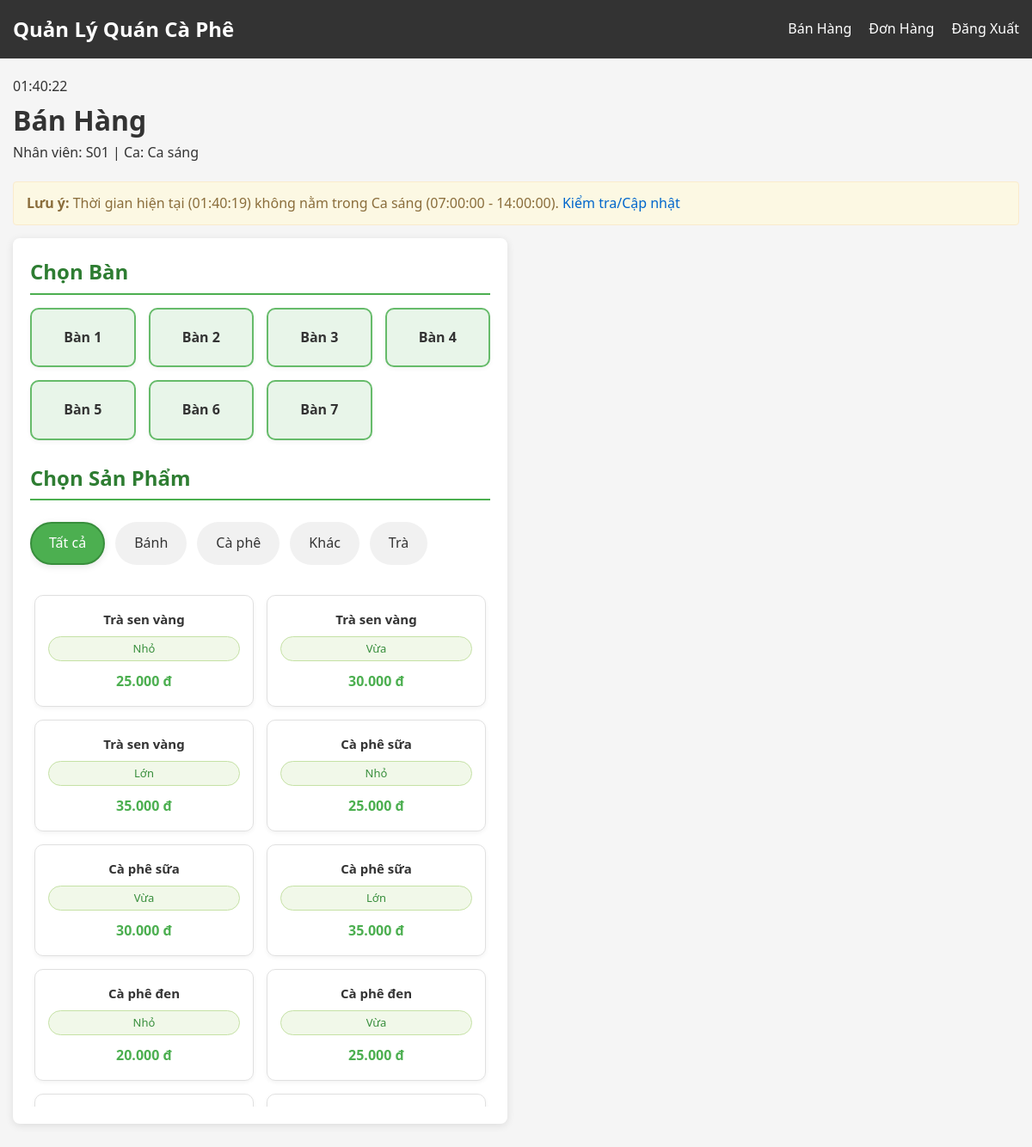
/staff/pos.php (signed in), run on the app's committed database.
### tables this page shows
CREATE TABLE `shifts` (
  `shift_id` int(11) NOT NULL,
  `shift_name` varchar(20) NOT NULL,
  `start_time` time NOT NULL,
  `end_time` time NOT NULL
);

CREATE TABLE `tables` (
  `table_id` varchar(10) NOT NULL,
  `table_name` varchar(50) NOT NULL
);

CREATE TABLE `categories` (
  `category_id` int(11) NOT NULL,
  `category_name` varchar(100) NOT NULL,
  `status` enum('Hoạt động','Không hoạt động') DEFAULT 'Hoạt động'
);

CREATE TABLE `products` (
  `product_id` int(11) NOT NULL,
  `product_name` varchar(100) NOT NULL,
  `category_id` int(11) NOT NULL,
  `size` enum('Nhỏ','Vừa','Lớn') NOT NULL,
  `price` decimal(10,2) NOT NULL,
  `status` enum('Hoạt động','Ngừng bán') DEFAULT 'Hoạt động'
);

### config/functions.php (called while the page is built, shortened)
<?php
function getCurrentShift($conn) {
    $current_time = date('H:i:s');
    $query = "SELECT shift_id FROM Shifts WHERE ? BETWEEN start_time AND end_time";
    $stmt = $conn->prepare($query);
    $stmt->bind_param("s", $current_time);
    $stmt->execute();
    $result = $stmt->get_result();
    return 1;
}
function formatCurrency($amount) {
    return number_format($amount, 0, ',', '.') . ' đ';
}
?>

### staff/pos.php (the view, shortened to what this page needs)
<?php
require_once '../config/db.php';
require_once '../config/functions.php';
$current_shift = getCurrentShift($conn);
$shift_warning = '';
$shift_query = "SELECT * FROM Shifts WHERE shift_id = ?";
$shift_stmt = $conn->prepare($shift_query);
$shift_stmt->bind_param("i", $current_shift);
$shift_stmt->execute();
$shift_result = $shift_stmt->get_result();
if ($shift_result->num_rows == 0) {
    $current_shift = 1;
    $shift_warning = '<div class="alert alert-warning">
        <strong>Lưu ý:</strong> Đang sử dụng ca mặc định (Ca sáng).
        Kiểm tra cài đặt ca làm việc <a href="../add_shifts.php">tại đây</a>.
    </div>';
} else {
    $current_time = date('H:i:s');
    $shift_data = $shift_result->fetch_assoc();
    if ($current_time < $shift_data['start_time'] || $current_time > $shift_data['end_time']) {
        $shift_warning = '<div class="alert alert-warning">
            <strong>Lưu ý:</strong> Thời gian hiện tại (' . $current_time . ') không nằm trong
            ' . $shift_data['shift_name'] . ' (' . $shift_data['start_time'] . ' - ' . $shift_data['end_time'] . ').
            <a href="../update_shift_function.php">Kiểm tra/Cập nhật</a>
        </div>';
    }
}
$tables_query = "SELECT * FROM Tables ORDER BY table_name";
$tables_result = $conn->query($tables_query);
$categories_query = "SELECT * FROM Categories WHERE status = 'Hoạt động' ORDER BY category_name";
$categories_result = $conn->query($categories_query);
$products_query = "SELECT p.*, c.category_name FROM Products p
                  JOIN Categories c ON p.category_id = c.category_id
                  WHERE p.status = 'Hoạt động'
                  ORDER BY p.category_id, p.product_name, p.size";
$products_result = $conn->query($products_query);
?>
<!DOCTYPE html>
<html lang="vi">
<head>
    <link rel="stylesheet" href="../assets/css/style.css">
</head>
<body>
    <nav class="navbar">
        <div class="container">
            <a href="pos.php" class="navbar-brand">Quản Lý Quán Cà Phê</a>
            <ul class="navbar-nav">
                <li class="nav-item">
                    <a href="pos.php" class="nav-link">Bán Hàng</a>
                </li>
                <li class="nav-item">
                    <a href="orders.php" class="nav-link">Đơn Hàng</a>
                </li>
                <li class="nav-item">
                    <a href="../logout.php" class="nav-link">Đăng Xuất</a>
                </li>
            </ul>
        </div>
    </nav>
    <div class="container">
        <div class="dashboard">
            <div class="dashboard-header">
                <div id="clock"></div>
                <h1>Bán Hàng</h1>
                <p>Nhân viên: <?php echo $_SESSION['username']; ?> | Ca: <?php echo $_SESSION['role']; ?></p>
            </div>
            <?php if (isset($shift_warning)): ?>
                <?php echo $shift_warning; ?>
            <?php endif; ?>
            <div class="pos-container">
                <div class="tables-section">
                    <h2>Chọn Bàn</h2>
                    <div class="table-grid">
                        <?php if ($tables_result->num_rows > 0): ?>
                            <?php while ($table = $tables_result->fetch_assoc()): ?>
                                <div class="table-item"
                                     data-id="<?php echo $table['table_id']; ?>">
                                    <div class="table-name"><?php echo $table['table_name']; ?></div>
                                </div>
                            <?php endwhile; ?>
                        <?php else: ?>
                            <p>Không có bàn nào</p>
                        <?php endif; ?>
                    </div>
                    <h2 class="mt-4">Chọn Sản Phẩm</h2>
                    <div class="categories-list">
                        <div class="category-item active" data-id="all">Tất cả</div>
                        <?php if ($categories_result->num_rows > 0): ?>
                            <?php while ($category = $categories_result->fetch_assoc()): ?>
                                <div class="category-item" data-id="<?php echo $category['category_id']; ?>">
                                    <?php echo $category['category_name']; ?>
                                </div>
                            <?php endwhile; ?>
                        <?php endif; ?>
                    </div>
                    <div class="products-grid">
                        <?php if ($products_result->num_rows > 0): ?>
                            <?php while ($product = $products_result->fetch_assoc()): ?>
                                <div class="product-item"
                                     data-id="<?php echo $product['product_id']; ?>"
                                     data-category="<?php echo $product['category_id']; ?>"
                                     data-price="<?php echo $product['price']; ?>"
                                     data-size="<?php echo $product['size']; ?>">
                                    <div class="product-name">
                                        <?php echo $product['product_name']; ?>
                                    </div>
                                    <div class="product-size">
                                        <?php echo $product['size']; ?>
                                    </div>
                                    <div class="product-price">
                                        <?php echo formatCurrency($product['price']); ?>
                                    </div>
                                </div>
                            <?php endwhile; ?>
                        <?php else: ?>
                            <p>Không có sản phẩm nào</p>
                        <?php endif; ?>
                    </div>
                </div>
            </div>
        </div>
    </div>
</body>
</html>

### assets/css/style.css (style rules this page uses)
* { margin: 0; padding: 0; box-sizing: border-box; }
body { font-family: 'Segoe UI', Tahoma, Geneva, Verdana, sans-serif; line-height: 1.6; color: #333; background-color: #f5f5f5; }
a { text-decoration: none; color: #0066cc; }
ul { list-style: none; }
.container { width: 100%; max-width: 1200px; margin: 0 auto; padding: 0 15px; }
.alert { padding: 12px 15px; margin-bottom: 15px; border-radius: 4px; }
.alert-warning { background-color: #fcf8e3; color: #8a6d3b; border: 1px solid #faebcc; }
.navbar { background-color: #333; color: white; padding: 15px 0; }
.navbar .container { display: flex; justify-content: space-between; align-items: center; }
.navbar-brand { font-size: 1.5rem; font-weight: bold; color: white; }
.navbar-nav { display: flex; }
.nav-item { margin-left: 20px; }
.nav-link { color: white; transition: all 0.3s ease; }
.dashboard { padding: 20px 0; }
.dashboard-header { margin-bottom: 20px; }
.pos-container { display: grid; grid-template-columns: 1fr 1fr; gap: 20px; }
.tables-section, .order-section { background-color: white; border-radius: 8px; box-shadow: 0 2px 10px rgba(0, 0, 0, 0.1); padding: 20px; }
.tables-section h2 { color: #2e7d32; margin-bottom: 15px; padding-bottom: 5px; border-bottom: 2px solid #4CAF50; }
.table-grid { display: grid; grid-template-columns: repeat(auto-fill, minmax(120px, 1fr)); gap: 15px; margin-top: 15px; margin-bottom: 25px; }
.table-item { background-color: #e8f5e9; border: 2px solid #66bb6a; border-radius: 10px; padding: 20px 10px; text-align: center; cursor: pointer; transition: all 0.3s ease; box-shadow: 0 2px 5px rgba(0,0,0,0.05); position: relative; overflow: hidden; }
.table-name { font-weight: bold; font-size: 16px; }
.categories-list { display: flex; overflow-x: auto; padding: 10px 0; margin-bottom: 20px; scrollbar-width: thin; scrollbar-color: #66bb6a transparent; }
.category-item { padding: 10px 20px; background-color: #f1f1f1; border-radius: 25px; margin-right: 12px; cursor: pointer; white-space: nowrap; transition: all 0.2s ease; border: 2px solid transparent; font-weight: 500; }
.category-item.active { background-color: #4CAF50; color: white; border-color: #388e3c; box-shadow: 0 2px 8px rgba(0,0,0,0.1); }
.products-grid { display: grid; grid-template-columns: repeat(auto-fill, minmax(170px, 1fr)); gap: 15px; max-height: 600px; overflow-y: auto; padding: 5px; scrollbar-width: thin; scrollbar-color: #66bb6a transparent; }
.product-item { background-color: white; border: 1px solid #e0e0e0; border-radius: 10px; padding: 15px; text-align: center; cursor: pointer; transition: all 0.3s ease; box-shadow: 0 2px 5px rgba(0,0,0,0.05); display: flex; flex-direction: column; justify-content: space-between; min-height: 130px; }
.product-name { font-weight: 600; margin-bottom: 5px; color: #333; font-size: 15px; }
.product-size { display: inline-block; padding: 3px 10px; background-color: #f1f8e9; border-radius: 15px; color: #388e3c; font-size: 13px; margin-bottom: 8px; border: 1px solid #c5e1a5; }
.product-price { color: #4CAF50; font-weight: bold; font-size: 16px; }

### data on the page
shifts: shift_name "Ca sáng", start_time "07:00:00", end_time "14:00:00"
tables: table_name "Bàn 1"
tables: table_name "Bàn 2"
tables: table_name "Bàn 3"
tables: table_name "Bàn 4"
tables: table_name "Bàn 5"
tables: table_name "Bàn 6"
tables: table_name "Bàn 7"
categories: category_name "Bánh"
categories: category_name "Cà phê"
categories: category_name "Khác"
categories: category_name "Trà"
products: product_name "Trà sen vàng", size "Nhỏ", price "25.000 đ"
products: product_name "Trà sen vàng", size "Vừa", price "30.000 đ"
products: product_name "Trà sen vàng", size "Lớn", price "35.000 đ"
products: product_name "Cà phê sữa", size "Nhỏ", price "25.000 đ"
products: product_name "Cà phê sữa", size "Vừa", price "30.000 đ"
products: product_name "Cà phê sữa", size "Lớn", price "35.000 đ"
products: product_name "Cà phê đen", size "Nhỏ", price "20.000 đ"
products: product_name "Cà phê đen", size "Vừa", price "25.000 đ"

### other printed values
$_SESSION['username'] "S01"
$_SESSION['role'] "Ca sáng"
